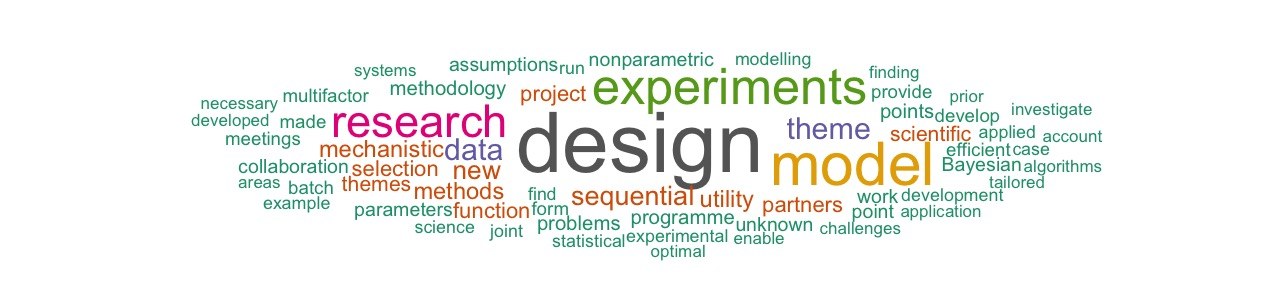

Write the R code that produced this figure.
## generate word cloud dcw 01-01-19

library("tm")
library("SnowballC")
library("wordcloud")
library("RColorBrewer")

text <- readLines("wordcloud_text.txt")
docs <- Corpus(VectorSource(text))
inspect(docs)

toSpace <- content_transformer(function (x , pattern ) gsub(pattern, " ", x))
docs <- tm_map(docs, toSpace, "/")
docs <- tm_map(docs, toSpace, "@")
docs <- tm_map(docs, toSpace, "\\|")

# Convert the text to lower case
docs <- tm_map(docs, content_transformer(tolower))
# Remove numbers
docs <- tm_map(docs, removeNumbers)
# Remove english common stopwords
docs <- tm_map(docs, removeWords, stopwords("english"))
# Remove your own stop word
# specify your stopwords as a character vector
docs <- tm_map(docs, removeWords, c("will","can", "may", "also", "within", "available", "chipman", "qian", "one", "two", "three", "use")) 
# Remove punctuations
docs <- tm_map(docs, removePunctuation)
# Eliminate extra white spaces
docs <- tm_map(docs, stripWhitespace)

dtm <- TermDocumentMatrix(docs)
m <- as.matrix(dtm)
v <- sort(rowSums(m),decreasing=TRUE)
names(v)[which(names(v) == "bayesian")] <- "Bayesian"
names(v)[which(names(v) == "phd")] <- "PhD"

d <- data.frame(word = names(v),freq=v)
head(d, 30)

d[1, 2] <- d[1, 2] + d[4, 2]
d[4, 2] <- 0
d[3, 2] <- d[3, 2] + d[6, 2]
d[6, 2] <- 0
d[5, 2] <- d[5, 2] + d[9, 2]
d[9, 2] <- 0


jpeg(file = "wordcloud.jpeg", width = 1280, height = 300)
wordcloud(words = d$word, freq = d$freq, min.freq = 6,
          max.words=200, random.order=FALSE, rot.per=0, 
          colors=brewer.pal(8, "Dark2"), fixed.asp = F, scale = c(7, 1))
dev.off()